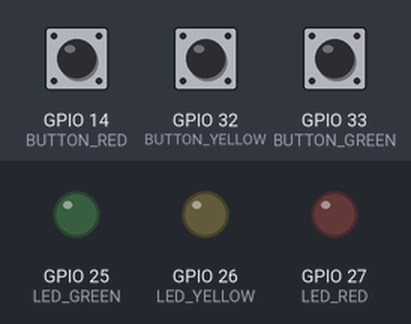
This sketch was run on a simulated ESP32. Parts: output pins drawn as LEDs (lit = HIGH). Inputs (shaded band) come from the test bench; at power-on: GPIO 14 (BUTTON_RED) HIGH, GPIO 32 (BUTTON_YELLOW) HIGH, GPIO 33 (BUTTON_GREEN) HIGH.

Above: at 1.2 s.
1.3 s: GPIO 14 (BUTTON_RED) pulled LOW for 0.15 s
At 2.5 s:
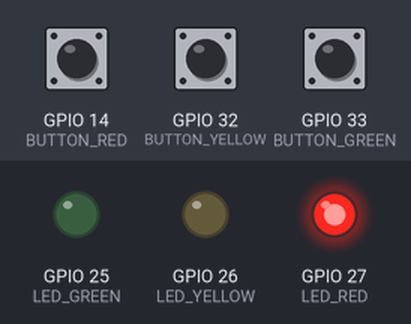
2.9 s: GPIO 32 (BUTTON_YELLOW) pulled LOW for 0.15 s
At 3.7 s:
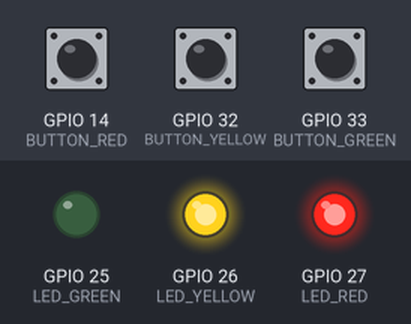
4.5 s: GPIO 33 (BUTTON_GREEN) pulled LOW for 0.15 s
At 5.0 s:
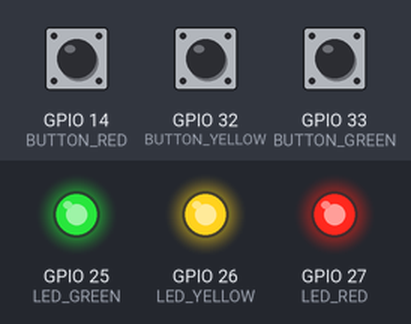
6.1 s: GPIO 14 (BUTTON_RED) pulled LOW for 1 s
At 7.5 s:
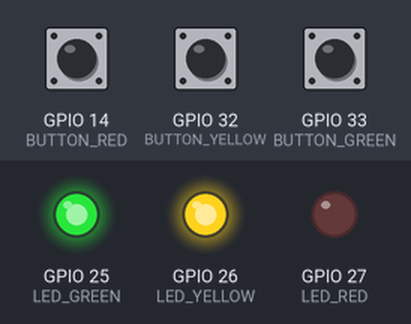
8.6 s: GPIO 32 (BUTTON_YELLOW) pulled LOW for 1 s
At 9.4 s:
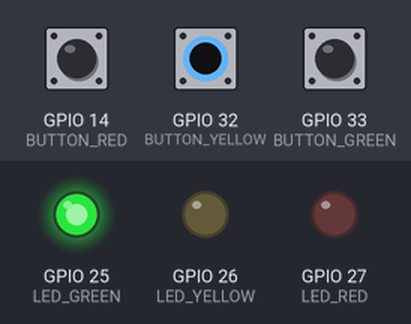
11.1 s: GPIO 14 (BUTTON_RED) pulled LOW for 0.15 s
At 11.4 s:
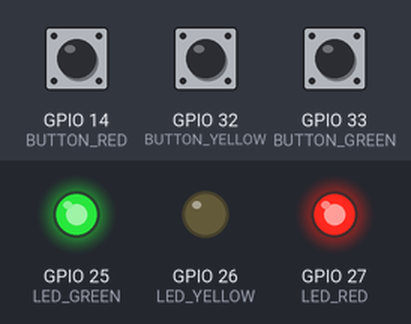
Timing chart, 0 to 13.7 s (numbered marks = the images above; inputs shaded):
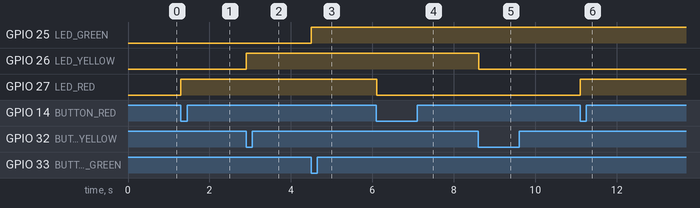

The sketch:

sketch_jan4a.ino
```cpp
#define LED_GREEN 25
#define LED_YELLOW 26
#define LED_RED 27

#define BUTTON_GREEN 33
#define BUTTON_YELLOW 32
#define BUTTON_RED 14

bool ledGreenState = false;
bool ledYellowState = false;
bool ledRedState = false;

bool buttonGreenPrevState = HIGH;
bool buttonYellowPrevState = HIGH;
bool buttonRedPrevState = HIGH;

void setup() {
  pinMode(LED_GREEN, OUTPUT);
  pinMode(LED_YELLOW, OUTPUT);
  pinMode(LED_RED, OUTPUT);

  pinMode(BUTTON_GREEN, INPUT_PULLUP);
  pinMode(BUTTON_YELLOW, INPUT_PULLUP);
  pinMode(BUTTON_RED, INPUT_PULLUP);

  digitalWrite(LED_GREEN, LOW);
  digitalWrite(LED_YELLOW, LOW);
  digitalWrite(LED_RED, LOW);
}

void loop() {
  // Kiểm tra trạng thái nút xanh lá
  bool buttonGreenState = digitalRead(BUTTON_GREEN);
  if (buttonGreenState == LOW && buttonGreenPrevState == HIGH) {
    ledGreenState = !ledGreenState; // Đảo trạng thái LED
    digitalWrite(LED_GREEN, ledGreenState);
  }
  buttonGreenPrevState = buttonGreenState;

  // Kiểm tra trạng thái nút vàng
  bool buttonYellowState = digitalRead(BUTTON_YELLOW);
  if (buttonYellowState == LOW && buttonYellowPrevState == HIGH) {
    ledYellowState = !ledYellowState; // Đảo trạng thái LED
    digitalWrite(LED_YELLOW, ledYellowState);
  }
  buttonYellowPrevState = buttonYellowState;

  // Kiểm tra trạng thái nút đỏ
  bool buttonRedState = digitalRead(BUTTON_RED);
  if (buttonRedState == LOW && buttonRedPrevState == HIGH) {
    ledRedState = !ledRedState; // Đảo trạng thái LED
    digitalWrite(LED_RED, ledRedState);
  }
  buttonRedPrevState = buttonRedState;

  // Thêm độ trễ để chống dội nút
  delay(50);
}
```

Measured:
- after the input at 1.3 s, GPIO 27 (LED_RED): LOW → HIGH at once
- after the input at 2.9 s, GPIO 26 (LED_YELLOW): LOW → HIGH at once
- after the input at 4.5 s, GPIO 25 (LED_GREEN): LOW → HIGH at once
- after the input at 6.1 s, GPIO 27 (LED_RED): HIGH → LOW at once
- after the input at 8.6 s, GPIO 26 (LED_YELLOW): HIGH → LOW at once
- after the input at 11.1 s, GPIO 27 (LED_RED): LOW → HIGH at once
